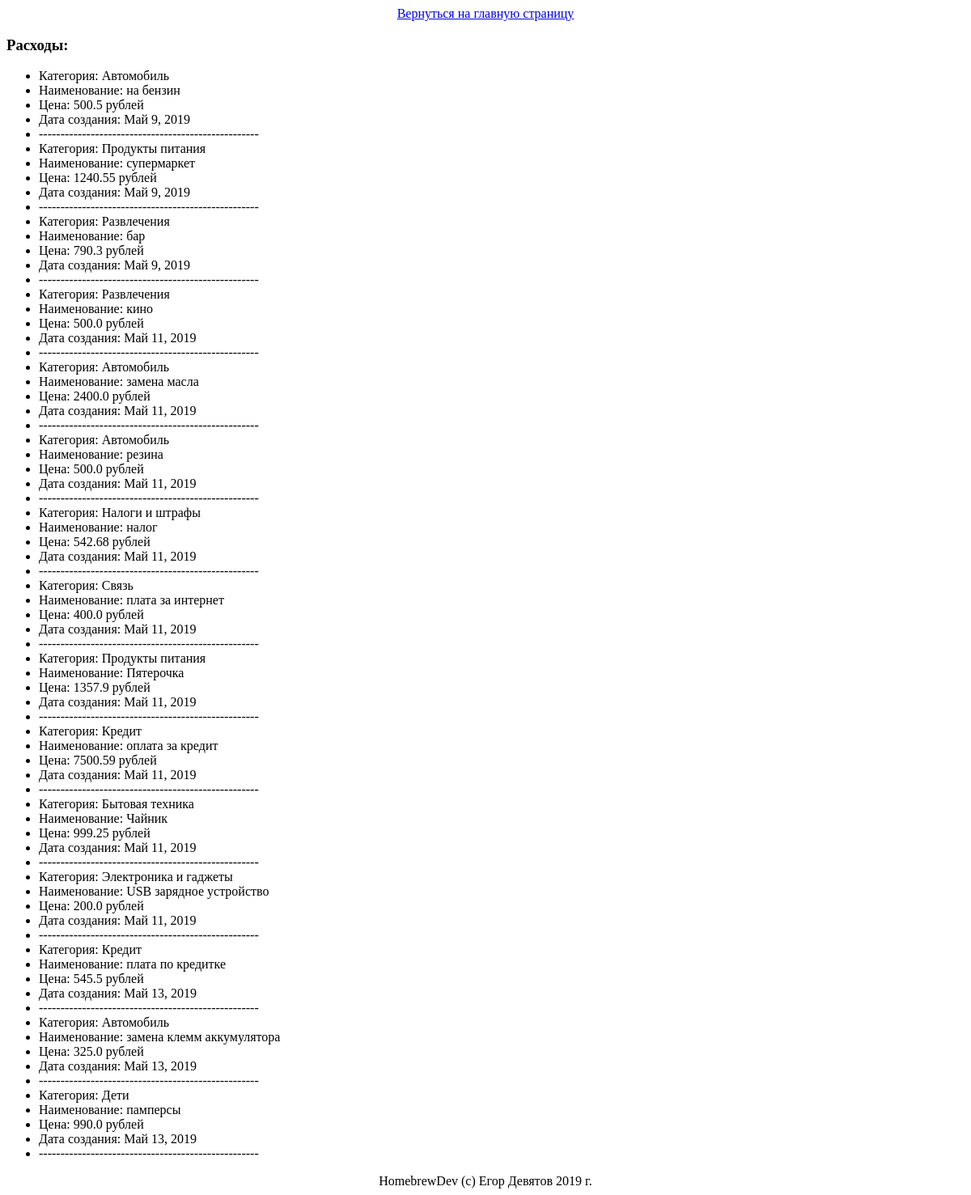
Before: /spends-list/ with the older database file.
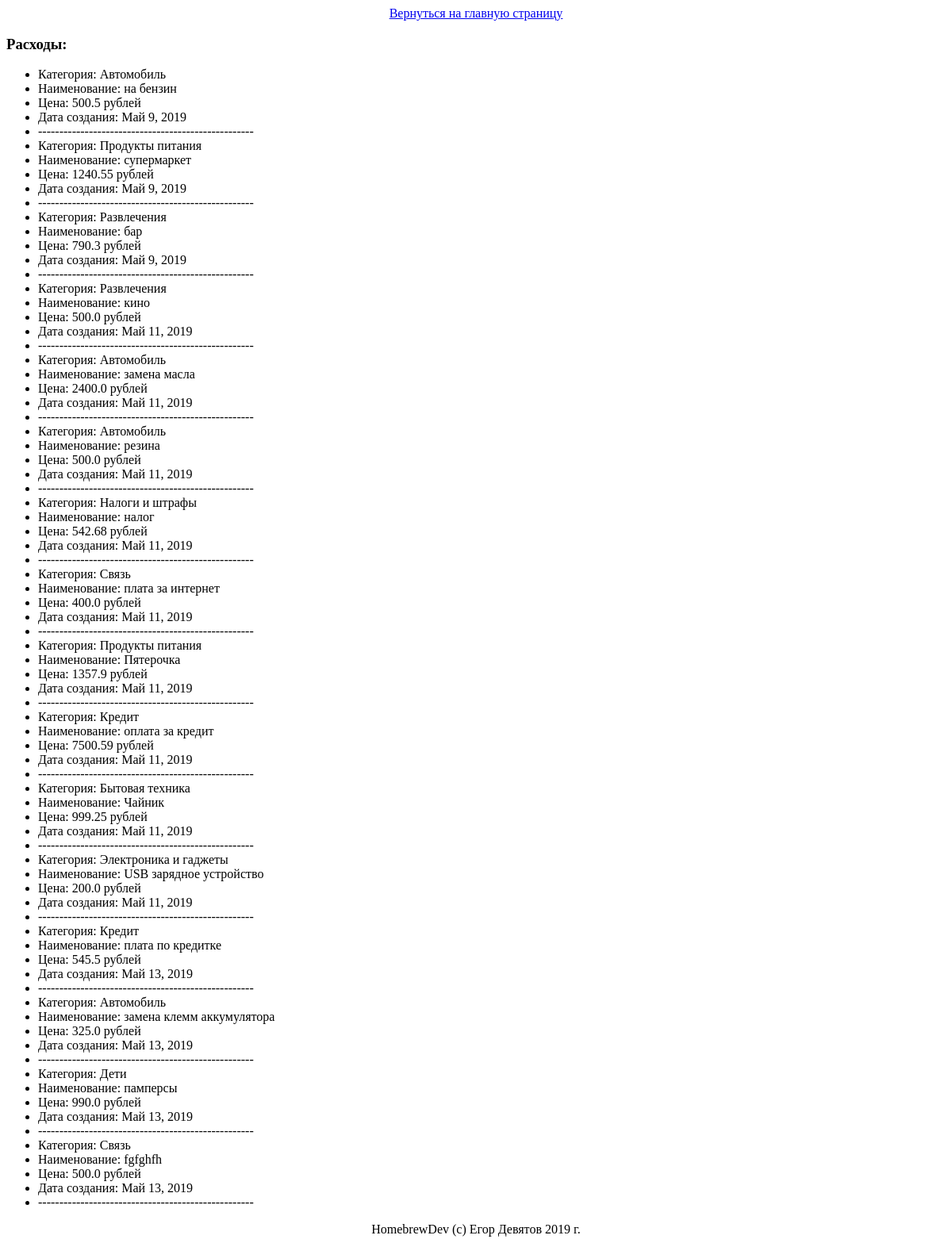
After: the same page with the newer database file.
### blog/models.py (models this page shows, shortened)
class Spend(models.Model):
    category = models.CharField(max_length=100, help_text='Категория')
    name = models.CharField(max_length=200, help_text='Наименование расхода')
    created_date = models.DateField(default=timezone.localdate)
    amount = models.FloatField(help_text='Сумма', default=0.0)

### blog/views.py (the view)
# urls.py: path('spends-list/', blog.views.ListSpendView.as_view(), name='blog/spends-list'),
class ListSpendView(ListView):
    model = Spend
    template_name = 'blog/spends-list.html'

### blog/templates/blog/spends-list.html (shortened to what this page needs)
<!DOCTYPE html>
<html lang="ru">
<head>
</head>
<body>
    <p class="center">
        <a href="http://127.0.0.1:8000">Вернуться на главную страницу</a>
    </p>
    <h3>Расходы:</h3>
    <ul>
	    {% for spend in object_list %}
	    <li>Категория: {{ spend.category }}</li>
        <li>Наименование: {{ spend.name }}</li>
        <li>Цена: {{ spend.amount }} рублей</li>
        <li>Дата создания: {{ spend.created_date }}</li>
        <li>---------------------------------------------------</li>
	    {% endfor %}
    </ul>
</body>
    <p class="center">HomebrewDev (c) Егор Девятов 2019 г.</p>
</html>

Changed rows visible on the page:
added Spend: category "Связь", name "fgfghfh", amount "500.0", created_date "Май 13, 2019"
